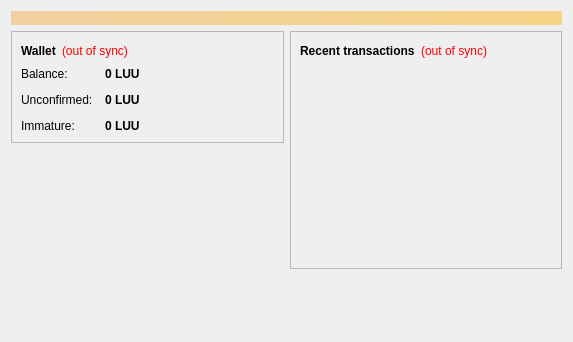
<?xml version="1.0" encoding="UTF-8"?>
<ui version="4.0">
 <class>OverviewPage</class>
 <widget class="QWidget" name="OverviewPage">
  <property name="geometry">
   <rect>
    <x>0</x>
    <y>0</y>
    <width>573</width>
    <height>342</height>
   </rect>
  </property>
  <property name="windowTitle">
   <string>Form</string>
  </property>
  <layout class="QVBoxLayout" name="topLayout">
   <item>
    <widget class="QLabel" name="labelAlerts">
     <property name="visible">
      <bool>false</bool>
     </property>
     <property name="styleSheet">
      <string notr="true">background-color: qlineargradient(x1: 0, y1: 0, x2: 1, y2: 0, stop:0 #F0D0A0, stop:1 #F8D488); color:#000000;</string>
     </property>
     <property name="wordWrap">
      <bool>true</bool>
     </property>
     <property name="margin">
      <number>3</number>
     </property>
    </widget>
   </item>
   <item>
    <layout class="QHBoxLayout" name="horizontalLayout" stretch="1,1">
     <item>
      <layout class="QVBoxLayout" name="verticalLayout_2">
       <item>
        <widget class="QFrame" name="frame">
         <property name="frameShape">
          <enum>QFrame::StyledPanel</enum>
         </property>
         <property name="frameShadow">
          <enum>QFrame::Raised</enum>
         </property>
         <layout class="QVBoxLayout" name="verticalLayout_4">
          <item>
           <layout class="QHBoxLayout" name="horizontalLayout_4">
            <item>
             <widget class="QLabel" name="label_5">
              <property name="font">
               <font>
                <weight>75</weight>
                <bold>true</bold>
               </font>
              </property>
              <property name="text">
               <string>Wallet</string>
              </property>
             </widget>
            </item>
            <item>
             <widget class="QLabel" name="labelWalletStatus">
              <property name="toolTip">
               <string>The displayed information may be out of date. Your wallet automatically synchronizes with the Bluucoin network after a connection is established, but this process has not completed yet.</string>
              </property>
              <property name="styleSheet">
               <string notr="true">QLabel { color: red; }</string>
              </property>
              <property name="text">
               <string notr="true">(out of sync)</string>
              </property>
              <property name="alignment">
               <set>Qt::AlignLeading|Qt::AlignLeft|Qt::AlignVCenter</set>
              </property>
             </widget>
            </item>
            <item>
             <spacer name="horizontalSpacer_2">
              <property name="orientation">
               <enum>Qt::Horizontal</enum>
              </property>
              <property name="sizeHint" stdset="0">
               <size>
                <width>40</width>
                <height>20</height>
               </size>
              </property>
             </spacer>
            </item>
           </layout>
          </item>
          <item>
           <layout class="QFormLayout" name="formLayout_2">
            <property name="fieldGrowthPolicy">
             <enum>QFormLayout::AllNonFixedFieldsGrow</enum>
            </property>
            <property name="horizontalSpacing">
             <number>12</number>
            </property>
            <property name="verticalSpacing">
             <number>12</number>
            </property>
            <item row="0" column="0">
             <widget class="QLabel" name="label">
              <property name="text">
               <string>Balance:</string>
              </property>
             </widget>
            </item>
            <item row="0" column="1">
             <widget class="QLabel" name="labelBalance">
              <property name="font">
               <font>
                <weight>75</weight>
                <bold>true</bold>
               </font>
              </property>
              <property name="cursor">
               <cursorShape>IBeamCursor</cursorShape>
              </property>
              <property name="toolTip">
               <string>Your current balance</string>
              </property>
              <property name="text">
               <string notr="true">0 LUU</string>
              </property>
              <property name="textInteractionFlags">
               <set>Qt::LinksAccessibleByMouse|Qt::TextSelectableByKeyboard|Qt::TextSelectableByMouse</set>
              </property>
             </widget>
            </item>
            <item row="1" column="0">
             <widget class="QLabel" name="label_3">
              <property name="text">
               <string>Unconfirmed:</string>
              </property>
             </widget>
            </item>
            <item row="1" column="1">
             <widget class="QLabel" name="labelUnconfirmed">
              <property name="font">
               <font>
                <weight>75</weight>
                <bold>true</bold>
               </font>
              </property>
              <property name="cursor">
               <cursorShape>IBeamCursor</cursorShape>
              </property>
              <property name="toolTip">
               <string>Total of transactions that have yet to be confirmed, and do not yet count toward the current balance</string>
              </property>
              <property name="text">
               <string notr="true">0 LUU</string>
              </property>
              <property name="textInteractionFlags">
               <set>Qt::LinksAccessibleByMouse|Qt::TextSelectableByKeyboard|Qt::TextSelectableByMouse</set>
              </property>
             </widget>
            </item>
            <item row="2" column="0">
             <widget class="QLabel" name="labelImmatureText">
              <property name="text">
               <string>Immature:</string>
              </property>
             </widget>
            </item>
            <item row="2" column="1">
             <widget class="QLabel" name="labelImmature">
              <property name="font">
               <font>
                <weight>75</weight>
                <bold>true</bold>
               </font>
              </property>
              <property name="toolTip">
               <string>Mined balance that has not yet matured</string>
              </property>
              <property name="text">
               <string notr="true">0 LUU</string>
              </property>
              <property name="textInteractionFlags">
               <set>Qt::LinksAccessibleByMouse|Qt::TextSelectableByKeyboard|Qt::TextSelectableByMouse</set>
              </property>
             </widget>
            </item>
           </layout>
          </item>
         </layout>
        </widget>
       </item>
       <item>
        <spacer name="verticalSpacer">
         <property name="orientation">
          <enum>Qt::Vertical</enum>
         </property>
         <property name="sizeHint" stdset="0">
          <size>
           <width>20</width>
           <height>40</height>
          </size>
         </property>
        </spacer>
       </item>
      </layout>
     </item>
     <item>
      <layout class="QVBoxLayout" name="verticalLayout_3">
       <item>
        <widget class="QFrame" name="frame_2">
         <property name="frameShape">
          <enum>QFrame::StyledPanel</enum>
         </property>
         <property name="frameShadow">
          <enum>QFrame::Raised</enum>
         </property>
         <layout class="QVBoxLayout" name="verticalLayout">
          <item>
           <layout class="QHBoxLayout" name="horizontalLayout_2">
            <item>
             <widget class="QLabel" name="label_4">
              <property name="text">
               <string>&lt;b&gt;Recent transactions&lt;/b&gt;</string>
              </property>
             </widget>
            </item>
            <item>
             <widget class="QLabel" name="labelTransactionsStatus">
              <property name="toolTip">
               <string>The displayed information may be out of date. Your wallet automatically synchronizes with the Bluucoin network after a connection is established, but this process has not completed yet.</string>
              </property>
              <property name="styleSheet">
               <string notr="true">QLabel { color: red; }</string>
              </property>
              <property name="text">
               <string notr="true">(out of sync)</string>
              </property>
              <property name="alignment">
               <set>Qt::AlignRight|Qt::AlignTrailing|Qt::AlignVCenter</set>
              </property>
             </widget>
            </item>
            <item>
             <spacer name="horizontalSpacer">
              <property name="orientation">
               <enum>Qt::Horizontal</enum>
              </property>
              <property name="sizeHint" stdset="0">
               <size>
                <width>40</width>
                <height>20</height>
               </size>
              </property>
             </spacer>
            </item>
           </layout>
          </item>
          <item>
           <widget class="QListView" name="listTransactions">
            <property name="styleSheet">
             <string notr="true">QListView { background: transparent; }</string>
            </property>
            <property name="frameShape">
             <enum>QFrame::NoFrame</enum>
            </property>
            <property name="verticalScrollBarPolicy">
             <enum>Qt::ScrollBarAlwaysOff</enum>
            </property>
            <property name="horizontalScrollBarPolicy">
             <enum>Qt::ScrollBarAlwaysOff</enum>
            </property>
            <property name="selectionMode">
             <enum>QAbstractItemView::NoSelection</enum>
            </property>
           </widget>
          </item>
         </layout>
        </widget>
       </item>
       <item>
        <spacer name="verticalSpacer_2">
         <property name="orientation">
          <enum>Qt::Vertical</enum>
         </property>
         <property name="sizeHint" stdset="0">
          <size>
           <width>20</width>
           <height>40</height>
          </size>
         </property>
        </spacer>
       </item>
      </layout>
     </item>
    </layout>
   </item>
  </layout>
 </widget>
 <resources/>
 <connections/>
</ui>
